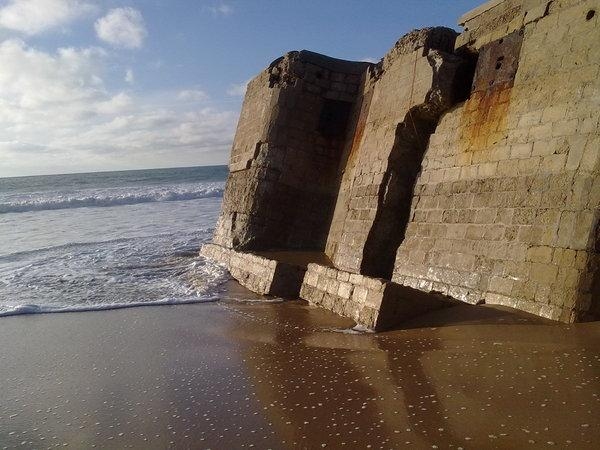
#> input picture beach.jpg, 600 x 450 px
$ python imagenes.py
#> lines starting #> are read from the running program, lines starting #| are printed output that depends on the picture
# -*- coding: utf-8 -*-
"""
Created on Tue Feb  3 19:54:28 2026

@author: Irene
"""

#EN ESTE CÓDIGO SE ALTERA UN POCO EL MÉTODO, EN LA PARTE DE TABLA1
#YA QUE SE FORMA LA MATRIZ UNIDOS UNIENDO LAS DOS ULTIMAS ITERACIONE
# DE S, St+1 y St COMO LOS ALTOS Y LOS BAJOS PARA PODER RECUPERAR AL
#MENOS UNA PARTE DE LA IMAGEN ORIGINAL E INTENTAR DESENCRIPTAR

import numpy as np
from PIL import Image
from math import sin


# [88 lines left out: functions bin_8, bin_a_num, bin_a_str, suma_k, not called in this run]


# ==================================================================================
# SECCIÓN 2. ENCRIPTACIÓN DE IMÁGENES
# ==================================================================================


# -------------------------------------------------------
# Operaciones auxiliares con matrices
# -------------------------------------------------------


img=Image.open("beach.jpg").convert("L")
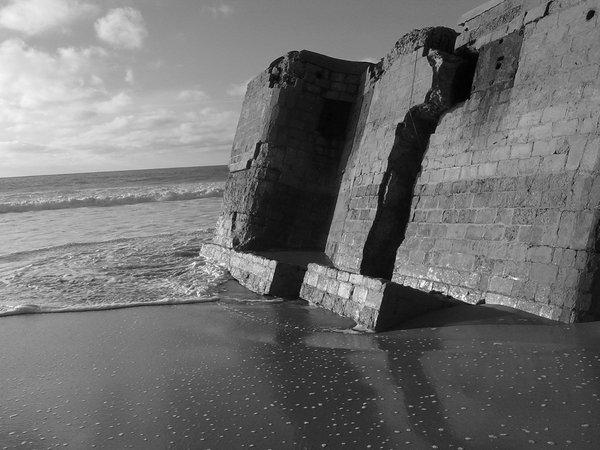
#> img: PIL image 600x450 L; min 0, max 255, mean 111.8
  # Convertir imagen a matriz de números (array)
matriz = np.array(img)

  # Volver a convertir a objeto Pillow
nueva_img = Image.fromarray(matriz)

# [312 lines left out: functions img_a_matrizBin, imgBin_a_Int, aplanaMatriz, DesAplana, unionBits, une4 and 5 more, not called in this run]


# -------------------------------------------------------
# FASE 2 : DIFUSIÓN
# -------------------------------------------------------

#La tabla correspondiente a la tabla1
tabla=[[1,0]]*4+[[0,1]]*2+[[1,0]]*2+[[0,1]]*4+[[1,0]]*4+[[0,1]]*6+[[1,0]]*2+[[0,1]]*2+[[1,0]]*2+[[0,1]]*4

# [351 lines left out: functions bitsAltos, bitsBajos, tabla1, opFinal, Fase1y2_2, opFinal_inv and 3 more, not called in this run]
